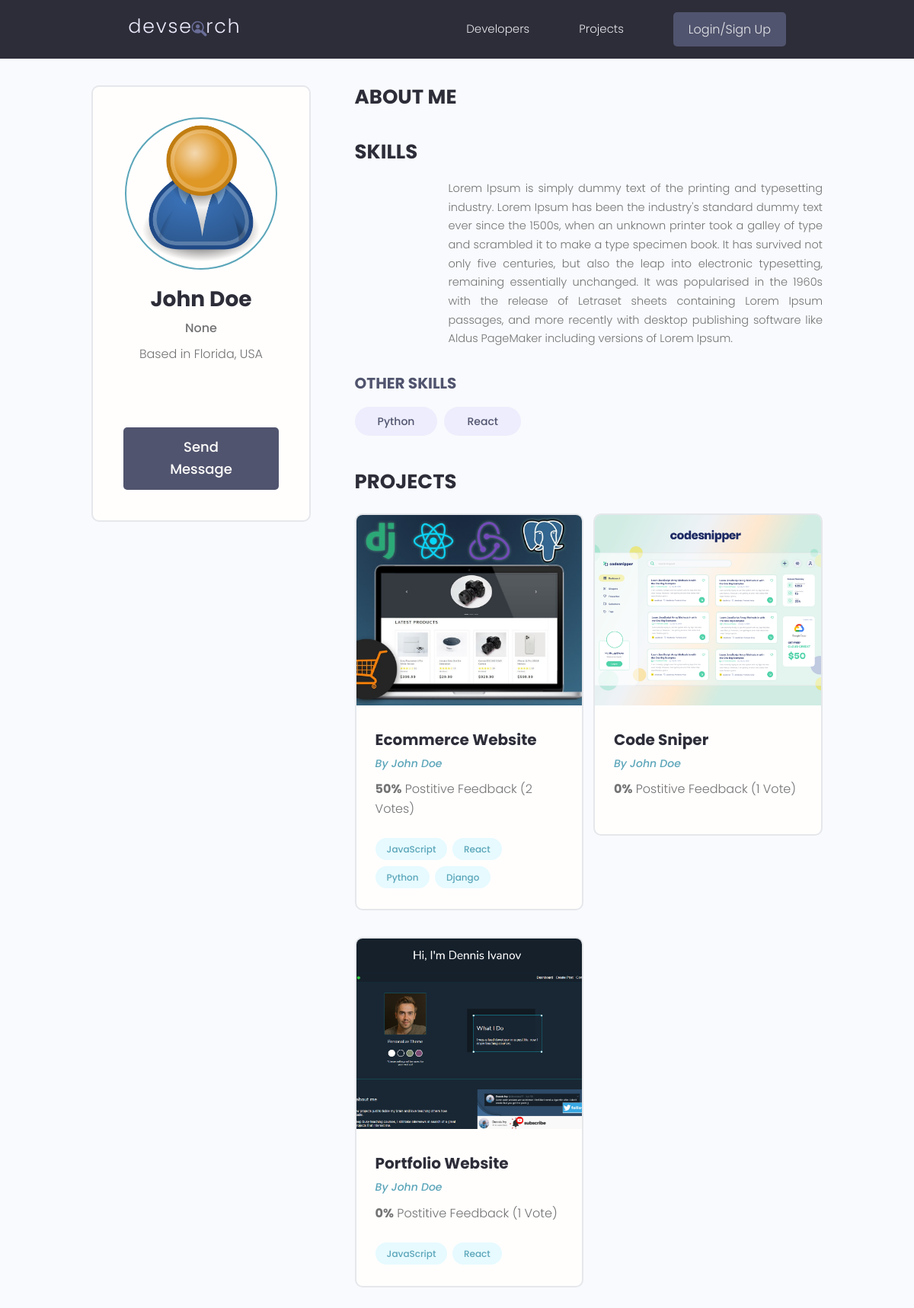
/profile/ea0e172d-aadb-47e1-901f-8f31ea6ab96a/, run on the app's committed database.
### users/models.py (models this page shows, shortened)
class Profile(models.Model):
    user = models.OneToOneField(User, on_delete=models.CASCADE, null=True, blank=True)
    name = models.CharField(max_length=200, blank=True, null=True)
    email = models.EmailField(max_length=500, blank=True, null=True)
    username = models.CharField(max_length=200, blank=True, null=True)
    location = models.CharField(max_length=200, blank=True, null=True)
    short_intro = models.CharField(max_length=200, blank=True, null=True)
    bio = models.TextField(blank=True, null=True)
    profile_image = models.ImageField(null=True, blank=True, upload_to='profiles/', default="profiles/user-default.png")
    social_github = models.CharField(max_length=200, blank=True, null=True)
    social_twitter = models.CharField(max_length=200, blank=True, null=True)
    social_linkedin = models.CharField(max_length=200, blank=True, null=True)
    social_youtube = models.CharField(max_length=200, blank=True, null=True)
    social_website = models.CharField(max_length=200, blank=True, null=True)
    created = models.DateTimeField(auto_now_add=True)
    id = models.UUIDField(default=uuid.uuid4, unique=True,
                          primary_key=True, editable=False)
    class Meta:
        ordering = ['created']
    @property
    def imageURL(self):
        try:
            url = self.profile_image.url
        except:
            url = ''
        return url

class Skill(models.Model):
    owner = models.ForeignKey(Profile, on_delete=models.CASCADE, null=True, blank=True)
    name = models.CharField(max_length=200, blank=True, null=True)
    description = models.TextField(null=True, blank=True)
    created = models.DateTimeField(auto_now_add=True)
    id = models.UUIDField(default=uuid.uuid4, unique=True,
                          primary_key=True, editable=False)
    def __str__(self):
        return str(self.name)

### projects/models.py (models this page shows, shortened)
class Project(models.Model):
    owner = models.ForeignKey(Profile, null=True, blank=True, on_delete=models.CASCADE)
    title = models.CharField(max_length=200)
    description = models.TextField(null=True, blank=True)
    featured_image = models.ImageField(null=True, blank=True, default="default.jpg")
    demo_link = models.CharField(max_length=2000, null=True, blank=True)
    source_link = models.CharField(max_length=2000, null=True, blank=True)
    tags = models.ManyToManyField('Tag', blank=True)
    vote_total = models.IntegerField(default=0, null=True, blank=True)
    vote_ratio = models.IntegerField(default=0, null=True, blank=True)
    created = models.DateTimeField(auto_now_add=True)
    id = models.UUIDField(default=uuid.uuid4, unique=True,
                          primary_key=True, editable=False)
    class Meta:
        ordering = ['-vote_ratio', '-vote_total', 'title']
    @property
    def imageURL(self):
        try:
            url = self.featured_image.url
        except:
            url = ''
        return url

class Tag(models.Model):
    name = models.CharField(max_length=200)
    created = models.DateTimeField(auto_now_add=True)
    id = models.UUIDField(default=uuid.uuid4, unique=True,
                          primary_key=True, editable=False)
    def __str__(self):
        return self.name

### users/views.py (the view)
# urls.py: path('profile/<str:pk>/', views.userProfile, name="user-profile"),
def userProfile(request, pk):
    profile = Profile.objects.get(id=pk)
    topSkills = profile.skill_set.exclude(description__exact="")
    otherSkills = profile.skill_set.filter(description="")
    context = {
        'profile':profile,
        'topSkills': topSkills,
        'otherSkills': otherSkills,
    }
    return render(request, 'users/user-profile.html', context)

### users/templates/users/user-profile.html (shortened to what this page needs)
{% extends 'main.html' %}
{% block content %}
 <main class="profile my-md">
    <div class="container">
      <div class="layout">
        <div class="column column--1of3">
          <div class="card text-center">
            <div class="card__body dev">
              <img class="avatar avatar--xl" src="{{ profile.imageURL }}" />
              <h2 class="dev__name">{{profile.name}}</h2>
              <p class="dev__title">{{profile.short_intro}}</p>
              <p class="dev__location">Based in {{profile.location}}</p>
              <ul class="dev__social">
              </ul>
              {% if request.user.profile.id != profile.id %}
              <a href="{% url 'create-message' profile.id %}" class="btn btn--sub btn--lg">Send Message </a>
              {% endif %}
            </div>
          </div>
        </div>
        <div class="column column--2of3">
          <div class="devInfo">
            <h3 class="devInfo__title">About Me</h3>
          </div>
          <div class="devInfo">
            <h3 class="devInfo__title">Skills</h3>
            <div class="devInfo__skills">
                {% for skill in topSkills %}
              <div class="devSkill">
                <p class="devSkill__info">{{skill.description}}</p>
              </div>
                {% endfor %}
              <h3 class="devInfo__subtitle">Other Skills</h3>
              <div class="devInfo__otherSkills">
                {% for skill in otherSkills %}
                <span class="tag tag--pill tag--sub tag--lg">
                  <small>{{skill}}</small>
                </span>
                {% endfor %}
              </div>
            </div>
          </div>
          <div class="devInfo">
            <h3 class="devInfo__title">Projects</h3>
            <div class="grid grid--two">
                {% for project in profile.project_set.all %}
              <div class="column">
                <div class="card project">
                  <a href="{% url 'project' project.id %}" class="project">
                    <img class="project__thumbnail" src="{{project.imageURL}}" alt="project thumbnail" />
                    <div class="card__body">
                      <h3 class="project__title">{{project.title}}</h3>
                      <p><a class="project__author" href="{% url 'user-profile' project.owner.id %}">By {{project.owner.name}}</a></p>
                      <p class="project--rating">
                        <span style="font-weight: bold;">{{project.vote_ratio}}%</span> Postitive
                        Feedback ({{project.vote_total}} Vote{{project.vote_total|pluralize:"s"}})
                      </p>
                      <div class="project__tags">
                        {% for tag in project.tags.all %}
                        <span class="tag tag--pill tag--main">
                          <small>{{tag}}</small>
                        </span>
                        {% endfor %}
                      </div>
                    </div>
                  </a>
                </div>
              </div>
              {% endfor %}
            </div>
          </div>
        </div>
      </div>
    </div>
  </main>
{% endblock content %}

### static/styles/app.css (style rules this page uses)
:root { --color-sub: #2d2d39; }
.btn--sub { background-color: var(--color-sub-light); }
.card { border: 2px solid var(--color-light); }
img { width: 100%; }
.profile .card > .dev { padding: 4rem; }
.dev__name { color: var(--color-sub); font-size: 2.8rem; font-weight: 700; margin-top: 1rem; margin-bottom: 0.5rem; }
.dev__title { font-size: 1.6rem; font-weight: 500; line-height: 1.3; }
.dev__location { margin-top: 1rem; }
.dev__social { margin: 3rem 0; list-style: none; display: flex; justify-content: center; gap: 1.5rem; }
.devInfo { margin-bottom: 3rem; }
.devInfo__title, .devInfo__subtitle { font-size: 2.6rem; color: var(--color-sub); text-transform: uppercase; font-weight: 700; margin-bottom: 1.5rem; }
.devInfo__subtitle { font-size: 2rem; color: var(--color-sub-light); }
.devInfo__about, .devSkill__info { font-size: 1.45rem; line-height: 1.7; text-align: justify; }
.devSkill { margin-bottom: 3rem; }
@media screen and (min-width: 700px) { .devSkill { display: flex; justify-content: space-between; gap: 3rem; } }
@media screen and (min-width: 700px) { .devSkill__info { flex-basis: 80%; } }
.project__author { font-size: 1.4rem; font-style: italic; }
.project--rating { margin-bottom: 1.6em; margin-top: .5em; }
.project__thumbnail { height: 25rem; object-fit: cover; object-position: top center; }
.project__title { font-size: 2rem; font-weight: 700; color: var(--color-sub); }

### static/uikit/styles/modules/_variables.css (style rules this page uses)
:root { --color-main: #5aa5b9; --color-main-light: #e6faff; --color-sub: #3f4156; --color-sub-light: #51546e; --color-sub-lighter: #ededfd; --color-text: #737373; --color-gray: #8b8b8b; --color-light: #e5e7eb; --color-light-gray: #767676; --color-bg: #f8fafd; --color-white: #fffefd; --color-white-light: #f3f3f3; --color-success: #359e64; --color-success-bg: #def8e8; --color-error: #fc4b0b; --color-error-bg: #fff2ee; --font-base: 'Poppins', arial, helvetica, 'Segoe UI', roboto, ubuntu, sans-serif; --font-monospace: 'Fira Code', 'Courier New', courier, monospace; --font-regular: 300; --font-medium: 500; --font-bold: 700; --generic-shadow: 1px 1px 5px #00000010; --generic-transition: all 0.3s ease-in-out; }

### static/uikit/styles/modules/_base.css (style rules this page uses)
* { margin: 0; padding: 0; box-sizing: border-box; text-rendering: optimizeLegibility; color: inherit; font-size: inherit; }
html { font-size: 50%; }
@media only screen and (min-width: 480px) { html { font-size: 56.25%; } }
@media only screen and (min-width: 1200px) { html { font-size: 62.5%; } }
body { line-height: 1.6; font-weight: 400; font-size: 1.5rem; color: var(--color-text); background-color: var(--color-bg); min-height: 100vh; }

### static/uikit/styles/modules/_typography.css (style rules this page uses)
* { font-family: var(--font-base); }
h2 { font-size: 3.6rem; font-weight: var(--font-bold); }
h3 { font-size: 3.2rem; font-weight: var(--font-medium); }
p, span, strong { font-size: 1.6rem; color: var(--color-text); font-weight: var(--font-regular); }
a { padding-bottom: 2px; text-decoration: none; display: inline-block; color: var(--color-main); font-weight: var(--font-medium); }

### static/uikit/styles/modules/_utilities.css (style rules this page uses)
.container { width: 92%; max-width: 165rem; margin: 0 auto; box-sizing: border-box; }
@media screen and (min-width: 1000px) { .container { width: 90%; } }
@media screen and (min-width: 1200px) { .container { width: 80%; } }
.text-center { text-align: center; }
.my-md { margin: 3rem auto; }

### static/uikit/styles/modules/_avatar.css (style rules this page uses)
.avatar { border-radius: 50%; border: 2px solid var(--color-main); object-fit: cover; }
.avatar--xl { height: 20rem; width: 20rem; }

### static/uikit/styles/modules/_button.css (style rules this page uses)
.btn { display: inline-block; position: relative; cursor: pointer; background-color: var(--color-light); font-weight: var(--font-medium); color: var(--color-sub); text-decoration: none; padding: 1rem 2rem; border-radius: 0.5rem; border: none; width: -webkit-fit-content; width: -moz-fit-content; width: fit-content; height: -webkit-fit-content; height: -moz-fit-content; height: fit-content; font-size: 1.6rem; outline-width: 0; outline-color: transparent; -webkit-backface-visibility: hidden; backface-visibility: hidden; transition: all 0.3s ease-in-out; }
.btn--sub { background-color: var(--color-sub); color: var(--color-white); }
.btn--lg { font-size: 1.8rem; padding: 1.2rem 4.5rem; }

### static/uikit/styles/modules/_card.css (style rules this page uses)
.card { border-radius: 1rem; background-color: var(--color-white); border: 1.5px solid var(--color-light); width: auto; height: auto; margin-top: 0.5rem; margin-bottom: 0.5rem; overflow: hidden; }
.card__body, .card__header { padding: 2rem 2.5rem; }

### data on the page
Profile: imageURL (placeholder picture), name "John Doe", short_intro "None", location "Florida, USA"
Skill: description "Lorem Ipsum is simply dummy text of the printing and typesetting industry. Lorem Ipsum has been the industry's standard dummy text ever since the 1500s, when an unknown printer took a galley of type and scrambled it to make a type specimen book. It has survived not only five centuries, but also the leap into electronic typesetting, remaining essentially unchanged. It was popularised in the 1960s with the release of Letraset sheets containing Lorem Ipsum passages, and more recently with desktop publishing software like Aldus PageMaker including versions of Lorem Ipsum."
Skill: name "Python"
Skill: name "React"
Project: imageURL (picture), title "Ecommerce Website", owner.name "John Doe", vote_ratio "50", vote_total "2"
Tag: name "JavaScript"
Tag: name "React"
Tag: name "Python"
Tag: name "Django"
Project: imageURL (picture), title "Code Sniper", owner.name "John Doe", vote_ratio "0", vote_total "1"
Project: imageURL (picture), title "Portfolio Website", owner.name "John Doe", vote_ratio "0", vote_total "1"
